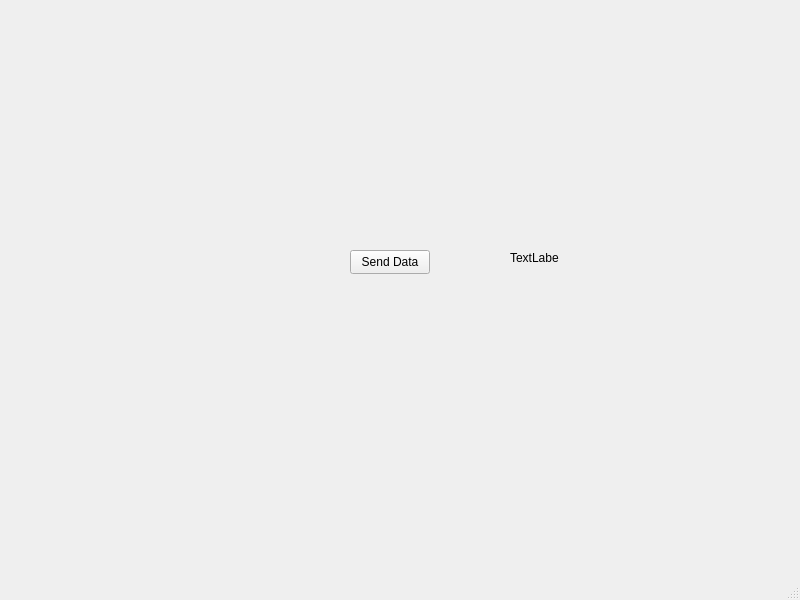
<?xml version="1.0" encoding="UTF-8"?>
<ui version="4.0">
 <class>Udp_reciver</class>
 <widget class="QMainWindow" name="Udp_reciver">
  <property name="geometry">
   <rect>
    <x>0</x>
    <y>0</y>
    <width>800</width>
    <height>600</height>
   </rect>
  </property>
  <property name="windowTitle">
   <string>Udp_reciver</string>
  </property>
  <widget class="QWidget" name="centralwidget">
   <widget class="QPushButton" name="pushButton">
    <property name="geometry">
     <rect>
      <x>350</x>
      <y>250</y>
      <width>80</width>
      <height>24</height>
     </rect>
    </property>
    <property name="text">
     <string>Send Data</string>
    </property>
   </widget>
   <widget class="QLabel" name="label">
    <property name="geometry">
     <rect>
      <x>510</x>
      <y>250</y>
      <width>49</width>
      <height>16</height>
     </rect>
    </property>
    <property name="text">
     <string>TextLabel</string>
    </property>
   </widget>
  </widget>
  <widget class="QMenuBar" name="menubar">
   <property name="geometry">
    <rect>
     <x>0</x>
     <y>0</y>
     <width>800</width>
     <height>21</height>
    </rect>
   </property>
  </widget>
  <widget class="QStatusBar" name="statusbar"/>
 </widget>
 <resources/>
 <connections/>
</ui>
